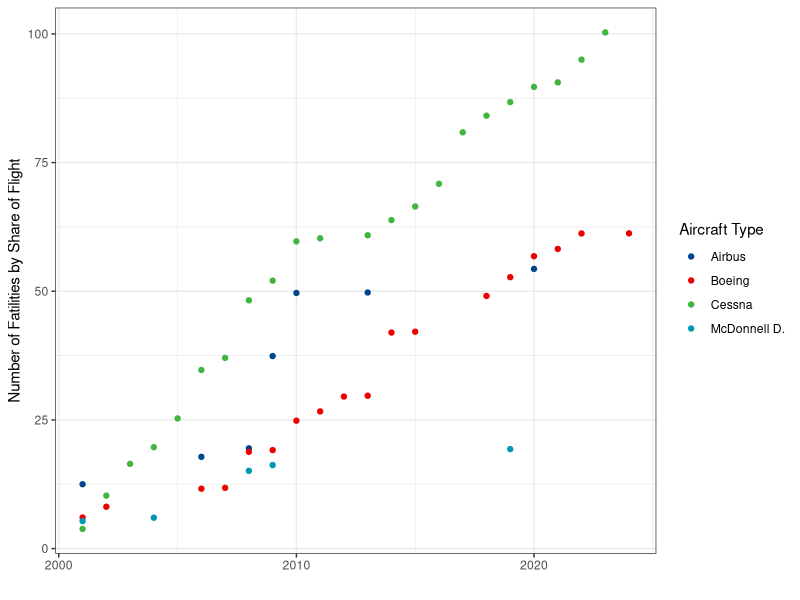

The R script that drew this image:
rm(list=ls())

library(tidyverse)
library(ggplot2)
library(ggsci)
library(cowplot)
library(Cairo)
#### Import data ####
#Filter group: 
#Event type is "Accident" and 
#FAR part is "Non-U.S., commercial" and 
#Aircraft category is "Airplane" and
#Fatal - Onboard is greater than "0"

#Want columns 1, 4, 17-21, 27
#NA in place of the desired column index
columns = c(NA, rep("NULL", 2), NA, rep("NULL", 12), 
            NA, NA, NA, NA, NA, rep("NULL", 5), 
            NA, rep("NULL", 19))

non_us_df = read.csv("cases2024-12-12_21-15.csv", colClasses = columns)

#Filter group: 
#Event type is "Accident" and 
#FAR part is "Part 121: Air carrier" and 
#Fatal - Onboard is greater than "0"

air_carrier_df =read.csv("cases2024-12-11_01-08.csv", colClasses = columns)


#### Manipulating data frame ####

#Since there are no overlaps between the data frames
#We can just combine the two immediately
combined_df = rbind(air_carrier_df, non_us_df)
combined_df = combined_df %>% 
  mutate(EventDate = as.Date(EventDate, format ="%Y-%m-%d"))


#Can check that all NtsbNo are unique
combined_df$NtsbNo %>% unique() %>% length()
#Gives 357 which is the same number of rows in the combined data frame
yearly_df = combined_df %>% 
  mutate(type = case_when(grepl("Boeing", Make, ignore.case = T) ~ "Boeing",
                          grepl("Douglas", Make, ignore.case = T) ~ "McDonnell D.",
                          grepl("Airbus", Make, ignore.case = T) ~ "Airbus",
                          grepl("Cessna", Make, ignore.case = T) ~ "Cessna",
                          TRUE ~ "All other makers")) %>% 
  group_by(date = lubridate::floor_date(EventDate, "year"), type) %>% 
  summarise(qFatal = sum(FatalInjuryCount),
            qSerious = sum(SeriousInjuryCount),
            qMinor = sum(MinorInjuryCount),
            qOnboard = sum(OnboardInjuryCount),
            qOnground = sum(OnGroundInjuryCount))


yearly_proportion = yearly_df %>% filter(type !="All other makers") %>% group_by(type) %>% 
  mutate(qFatal_prop = case_when(type == "Boeing" ~ qFatal/43.9,
                                 type == "McDonnell D." ~ qFatal/4.5,
                                 type == "Airbus" ~ qFatal/21.2,
                                 type == "Cessna" ~qFatal/3.4))
#Source for numbers
#https://dsm.forecastinternational.com/2019/10/01/an-overview-of-the-u-s-commercial-aircraft-fleet-2/#:~:text=Of%20the%207%2C356%20aircraft%20in,manufactured%20by%2013%20different%20companies.
#### Plotting ####
#Only plot from 2000
#Cumulate the fatalities over the time period
truncated = yearly_proportion %>% filter(date > "2000-01-01") %>% 
  group_by(type) %>% mutate(cum_qFatal_prop = cumsum(qFatal_prop))

plot1 <- ggplot(data= truncated)+
  geom_point(aes(x=date, y=(cum_qFatal_prop), color= type))+
  theme_bw()+
  scale_x_date(name ="")+
  scale_y_continuous(name = "Number of Fatilities by Share of Flight")+
  scale_color_lancet(name = "Aircraft Type")
plot1

#Save plot
Cairo(210, 120, file="fatalitiesplot.png", type="png", bg="white", res = 400, units = "mm")
plot1
dev.off()


summary(lm(data=truncated, cum_qFatal_prop ~ date+type))
